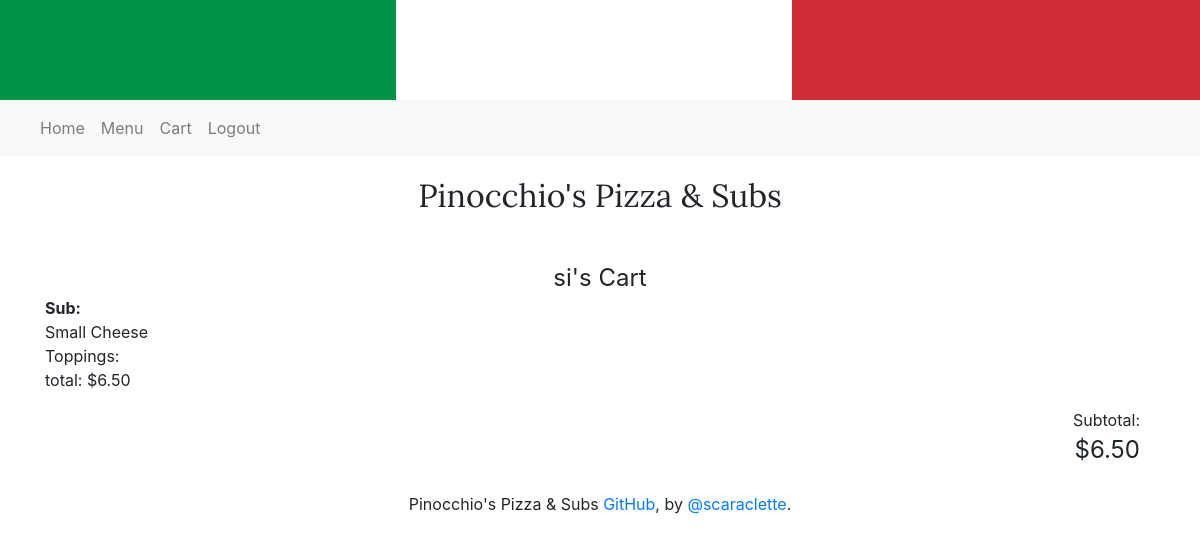
Page /cart/ (signed in) on the earlier database version.
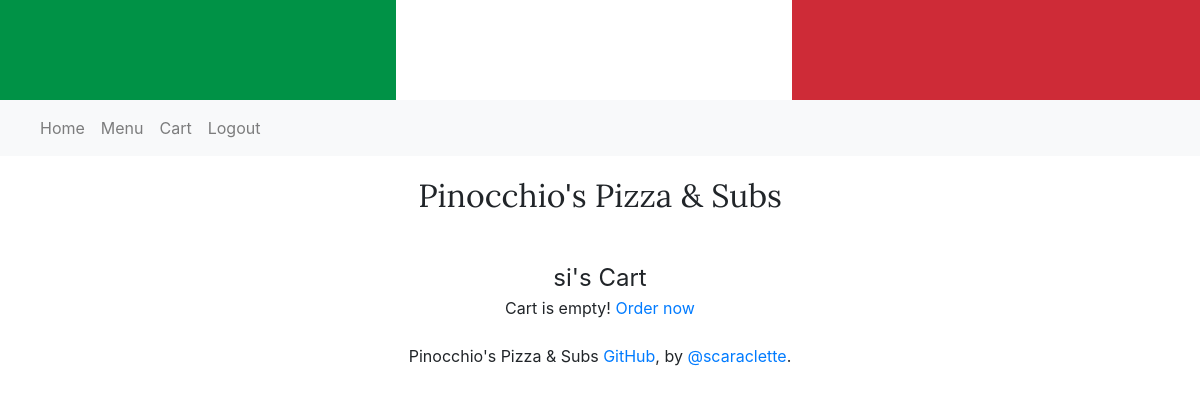
Same page on the later database version.
### orders/models.py (models this page shows, shortened)
class CustomerSub(models.Model):
    SMALL = 's'
    LARGE = 'l'
    SUB_SIZE = (
        (SMALL, 'small'),
        (LARGE, 'large')
    )
    subSize = models.CharField(max_length=1, choices=SUB_SIZE)
    subName = models.CharField(max_length=64)
    subPrice = models.DecimalField(max_digits=4, decimal_places=2)
    extraCheese = models.BooleanField(default=False)
    subTopping = models.ManyToManyField(Topping, blank=True)

class Cart(models.Model):
    customer = models.ForeignKey(User, on_delete=models.CASCADE, related_name='cartOwner')
    totalPrice = models.DecimalField(max_digits=6, decimal_places=2, default=0)
    pizzaOrdered = models.ManyToManyField(CustomerPizza, blank=True)
    subOrdered = models.ManyToManyField(CustomerSub, blank=True)
    pastaOrdered = models.ManyToManyField(CustomerPasta, blank=True)
    saladOrdered = models.ManyToManyField(CustomerSalad, blank=True)
    platterOrdered = models.ManyToManyField(CustomerPlatter, blank=True)
    cartPaid = models.BooleanField(default=False)

### orders/views.py (the view, shortened to what this page needs)
# urls.py: path("cart/", views.cart, name="cart"),
@login_required(login_url='login')
def cart(request):
    user = request.user
    try:
        currentCart = user.cartOwner.get(cartPaid=False)
        checkPizza = currentCart.pizzaOrdered.all()
    except:
        context = {
            "message": True,
        }
        return render(request, "cart.html", context)
    checkSub = currentCart.subOrdered.all()
    checkPasta = currentCart.pastaOrdered.all()
    checkSalad = currentCart.saladOrdered.all()
    checkPlatter = currentCart.platterOrdered.all()
    pizza = len(checkPizza) != 0
    sub = len(checkSub) != 0
    pasta = len(checkPasta) != 0
    salad = len(checkSalad) != 0
    platter = len(checkPlatter) != 0
    stripeTotal = int(currentCart.totalPrice * 100)
    context = {
        "cart":currentCart,
        "pizza":pizza,
        "sub":sub,
        "pasta":pasta,
        "salad":salad,
        "platter":platter,
        "checkSub":checkSub,
        "checkPasta":checkPasta,
        "checkSalad":checkSalad,
        "checkPlatter":checkPlatter,
        "stripeTotal":stripeTotal,
        "key": settings.STRIPE_PUBLISHABLE_KEY,
    }
    return render(request, "cart.html", context)

### templates/cart.html (shortened to what this page needs)
{% extends 'base.html' %}
{% load static %}
{% block stylesheet %}
<link rel="stylesheet" href="{% static 'css/menu.css' %}" type="text/css">
{% endblock %}
{% block body %}
<div class="container-fluid text-center title-text">{{user.username}}'s Cart</div>
<div class="container ">
    {% if isPaid %}
    <div class="container text-center">
        Thank you for paying! We'll deliver your order shortly.<br>
        <div class="container text-center">
            <img src="http://www.pinocchiospizza.net/images/pinocchio_72.gif" class="img-fluid"
                        alt="Responsive image">
        </div>
        <a href="{% url 'index' %}">Home</a>
    </div>
    {% elif message %}
    <div class="container text-center">
        Cart is empty! <a href="{% url 'menu' %}">Order now</a>
    </div>
    {% else %}
    {% include 'includes/cart-items.html' %}
    <div class="container text-right">
        Subtotal:<br>
        <div class="title-text">
            ${{cart.totalPrice}}
        </div>
    </div>
    {% endif %}
</div>
{% endblock %}

### templates/includes/cart-items.html (shortened to what this page needs)
{% if sub %}
<b>Sub:</b><br>
{% for s in checkSub %}
<p>
    {% if s.subSize == 's' %}
    Small
    {% else %}
    Large
    {% endif %}
    {{s.subName}}
    <br>
    Toppings:
    <br>
    total: ${{s.subPrice}}
    <br>
</p>
{% endfor %}
{% endif %}

Differences in the rows shown:
no longer on this page (row unchanged): CustomerSub: subSize "Small", subName "Cheese", subPrice "6.50"
removed Cart: totalPrice "6.50"
Other differences:
text no longer shown: "Sub: Subtotal: $"
text now shown: "Cart is empty! Order now"
